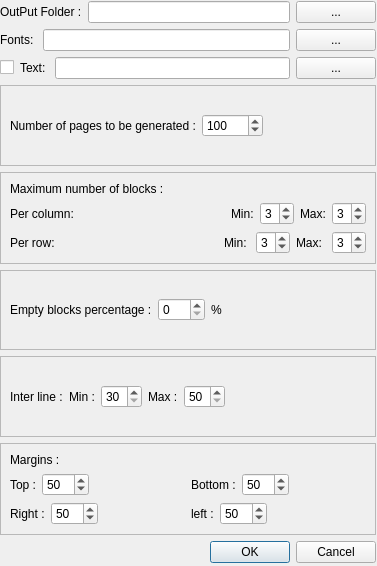
<?xml version="1.0" encoding="UTF-8"?>
<ui version="4.0">
 <class>RandomDocumentParametersDialog</class>
 <widget class="QDialog" name="RandomDocumentParametersDialog">
  <property name="geometry">
   <rect>
    <x>0</x>
    <y>0</y>
    <width>377</width>
    <height>566</height>
   </rect>
  </property>
  <property name="windowTitle">
   <string>Dialog</string>
  </property>
  <property name="styleSheet">
   <string notr="true">/*QFrame 
{
	border-style: solid;
	border: 2px solid gray;
	border-radius: 7px;
}

QLabel
{
	min-width : 7em;
	color : white;
	border: none;
}

#RandomDocumentParametersDialog
{
background-color: rgb(78, 78, 78);
}

QPushButton 
{
      border-radius: 6px;
      background-color: qlineargradient(x1: 0, y1: 0, x2: 0, y2: 1,
                                           stop: 0 #f6f7fa, stop: 1 #dadbde);
      min-width: 80px;
}
QPushButton:pressed {
   background-color: qlineargradient(x1: 0, y1: 0, x2: 0, y2: 1,
                                           stop: 0 #dadbde, stop: 1 #f6f7fa);
}*/
</string>
  </property>
  <widget class="QWidget" name="layoutWidget">
   <property name="geometry">
    <rect>
     <x>0</x>
     <y>1</y>
     <width>376</width>
     <height>562</height>
    </rect>
   </property>
   <layout class="QVBoxLayout" name="verticalLayout_3">
    <item>
     <layout class="QHBoxLayout" name="horizontalLayout">
      <item>
       <widget class="QLabel" name="outPutFolderLabel">
        <property name="text">
         <string>OutPut Folder :</string>
        </property>
       </widget>
      </item>
      <item>
       <widget class="QLineEdit" name="outPutFolderLine">
        <property name="enabled">
         <bool>true</bool>
        </property>
       </widget>
      </item>
      <item>
       <widget class="QPushButton" name="outPutFolderButton">
        <property name="text">
         <string>...</string>
        </property>
       </widget>
      </item>
     </layout>
    </item>
    <item>
     <layout class="QHBoxLayout" name="horizontalLayout_12">
      <item>
       <widget class="QLabel" name="fontListLabel">
        <property name="text">
         <string>Fonts: </string>
        </property>
       </widget>
      </item>
      <item>
       <widget class="QLineEdit" name="fontListLine">
        <property name="enabled">
         <bool>true</bool>
        </property>
       </widget>
      </item>
      <item>
       <widget class="QPushButton" name="fontListButton">
        <property name="text">
         <string>...</string>
        </property>
       </widget>
      </item>
     </layout>
    </item>
    <item>
     <layout class="QHBoxLayout" name="horizontalLayout_2">
      <item>
       <widget class="QCheckBox" name="textCheckBox">
        <property name="text">
         <string/>
        </property>
        <property name="checked">
         <bool>false</bool>
        </property>
       </widget>
      </item>
      <item>
       <widget class="QLabel" name="textLabel">
        <property name="text">
         <string>Text: </string>
        </property>
       </widget>
      </item>
      <item>
       <widget class="QLineEdit" name="textLineEdit"/>
      </item>
      <item>
       <widget class="QPushButton" name="textButton">
        <property name="text">
         <string>...</string>
        </property>
       </widget>
      </item>
     </layout>
    </item>
    <item>
     <widget class="QFrame" name="frame_5">
      <property name="sizePolicy">
       <sizepolicy hsizetype="Preferred" vsizetype="Preferred">
        <horstretch>0</horstretch>
        <verstretch>0</verstretch>
       </sizepolicy>
      </property>
      <property name="frameShape">
       <enum>QFrame::StyledPanel</enum>
      </property>
      <property name="frameShadow">
       <enum>QFrame::Raised</enum>
      </property>
      <layout class="QHBoxLayout" name="horizontalLayout_10">
       <item>
        <layout class="QHBoxLayout" name="horizontalLayout_13">
         <item>
          <widget class="QLabel" name="nbPages">
           <property name="text">
            <string>Number of pages to be generated :</string>
           </property>
          </widget>
         </item>
         <item>
          <widget class="QSpinBox" name="nbPagesSpinBox">
           <property name="minimum">
            <number>1</number>
           </property>
           <property name="maximum">
            <number>10000</number>
           </property>
           <property name="singleStep">
            <number>1</number>
           </property>
           <property name="value">
            <number>100</number>
           </property>
          </widget>
         </item>
         <item>
          <spacer name="horizontalSpacer_10">
           <property name="orientation">
            <enum>Qt::Horizontal</enum>
           </property>
           <property name="sizeHint" stdset="0">
            <size>
             <width>40</width>
             <height>20</height>
            </size>
           </property>
          </spacer>
         </item>
        </layout>
       </item>
      </layout>
     </widget>
    </item>
    <item>
     <widget class="QFrame" name="frame_2">
      <property name="sizePolicy">
       <sizepolicy hsizetype="Preferred" vsizetype="Preferred">
        <horstretch>0</horstretch>
        <verstretch>0</verstretch>
       </sizepolicy>
      </property>
      <property name="frameShape">
       <enum>QFrame::StyledPanel</enum>
      </property>
      <property name="frameShadow">
       <enum>QFrame::Raised</enum>
      </property>
      <layout class="QHBoxLayout" name="horizontalLayout_11">
	<item>
	  
        <layout class="QVBoxLayout" name="verticalLayout_2">
         <item>
          <widget class="QLabel" name="maxNbBlocksLabel">
           <property name="text">
            <string>Maximum number of blocks :</string>
           </property>
          </widget>
         </item>
         <item>
          <layout class="QHBoxLayout" name="horizontalLayout_4">
           <item>
            <widget class="QLabel" name="label">
             <property name="text">
              <string>Per column: </string>
             </property>
            </widget>
           </item>
           <item>
            <spacer name="horizontalSpacer_2">
             <property name="orientation">
              <enum>Qt::Horizontal</enum>
             </property>
             <property name="sizeHint" stdset="0">
              <size>
               <width>40</width>
               <height>20</height>
              </size>
             </property>
            </spacer>
           </item>	   
           <item>
            <widget class="QLabel" name="labelMin">
             <property name="text">
              <string>Min:</string>
             </property>
            </widget>
           </item>
           <item>
            <widget class="QSpinBox" name="nbBlocksPerColSpinBoxMin">
             <property name="maximum">
              <number>5</number>
             </property>
             <property name="value">
              <number>3</number>
             </property>
            </widget>
           </item>
           <item>
            <widget class="QLabel" name="labelMax">
             <property name="text">
               <string>Max:</string>
             </property>
            </widget>
           </item>
           <item>
            <widget class="QSpinBox" name="nbBlocksPerColSpinBoxMax">
             <property name="maximum">
              <number>5</number>
             </property>
             <property name="value">
              <number>3</number>
             </property>
            </widget>
           </item>
          </layout>
	 </item>
	 <item>
	  <layout class="QHBoxLayout" name="horizontalLayout_4b">
           <item>
            <widget class="QLabel" name="label_2">
             <property name="text">
              <string>Per row: </string>
             </property>
            </widget>
           </item>
           <item>
            <spacer name="horizontalSpacer_2b">
             <property name="orientation">
              <enum>Qt::Horizontal</enum>
             </property>
             <property name="sizeHint" stdset="0">
              <size>
               <width>40</width>
               <height>20</height>
              </size>
             </property>
            </spacer>
           </item>	   
           <item>
            <widget class="QLabel" name="label_2Min">
             <property name="text">
              <string>Min: </string>
             </property>
            </widget>
           </item>
           <item>
            <widget class="QSpinBox" name="nbBlocksPerRowSpinBoxMin">
             <property name="maximum">
              <number>5</number>
             </property>
             <property name="value">
              <number>3</number>
             </property>
            </widget>
           </item>
           <item>
            <widget class="QLabel" name="label_2Max">
             <property name="text">
              <string>Max: </string>
             </property>
            </widget>
           </item>
           <item>
            <widget class="QSpinBox" name="nbBlocksPerRowSpinBoxMax">
             <property name="maximum">
              <number>5</number>
             </property>
             <property name="value">
              <number>3</number>
             </property>
            </widget>
           </item>
          </layout>
         </item>
        </layout>
       </item>
      </layout>
     </widget>
    </item>
    <item>
     <widget class="QFrame" name="frame_3">
      <property name="sizePolicy">
       <sizepolicy hsizetype="Preferred" vsizetype="Preferred">
        <horstretch>0</horstretch>
        <verstretch>0</verstretch>
       </sizepolicy>
      </property>
      <property name="frameShape">
       <enum>QFrame::StyledPanel</enum>
      </property>
      <property name="frameShadow">
       <enum>QFrame::Raised</enum>
      </property>
      <layout class="QHBoxLayout" name="horizontalLayout_14">
       <item>
        <layout class="QHBoxLayout" name="horizontalLayout_5">
         <item>
          <widget class="QLabel" name="label_3">
           <property name="text">
            <string>Empty blocks percentage :</string>
           </property>
          </widget>
         </item>
         <item>
          <widget class="QSpinBox" name="percentOfEmptyBlocksSpinBox">
           <property name="minimum">
            <number>0</number>
           </property>
           <property name="maximum">
            <number>100</number>
           </property>
           <property name="singleStep">
            <number>1</number>
           </property>
          </widget>
         </item>
         <item>
          <widget class="QLabel" name="label_4">
           <property name="text">
            <string>%</string>
           </property>
          </widget>
         </item>
         <item>
          <spacer name="horizontalSpacer_3">
           <property name="orientation">
            <enum>Qt::Horizontal</enum>
           </property>
           <property name="sizeHint" stdset="0">
            <size>
             <width>40</width>
             <height>20</height>
            </size>
           </property>
          </spacer>
         </item>
        </layout>
       </item>
      </layout>
     </widget>
    </item>
    <item>
     <widget class="QFrame" name="frame_4">
      <property name="sizePolicy">
       <sizepolicy hsizetype="Preferred" vsizetype="Preferred">
        <horstretch>0</horstretch>
        <verstretch>0</verstretch>
       </sizepolicy>
      </property>
      <property name="frameShape">
       <enum>QFrame::StyledPanel</enum>
      </property>
      <property name="frameShadow">
       <enum>QFrame::Raised</enum>
      </property>
      <layout class="QHBoxLayout" name="horizontalLayout_15">
       <item>
        <layout class="QHBoxLayout" name="horizontalLayout_3">
         <item>
          <widget class="QLabel" name="label_5">
           <property name="text">
            <string>Inter line :</string>
           </property>
          </widget>
         </item>
         <item>
          <widget class="QLabel" name="label_6">
           <property name="text">
            <string>Min :</string>
           </property>
          </widget>
         </item>
         <item>
          <widget class="QSpinBox" name="lineSpacingMinSpinBox">
           <property name="minimum">
            <number>30</number>
           </property>
           <property name="maximum">
            <number>60</number>
           </property>
          </widget>
         </item>
         <item>
          <widget class="QLabel" name="label_7">
           <property name="text">
            <string>Max :</string>
           </property>
          </widget>
         </item>
         <item>
          <widget class="QSpinBox" name="lineSpacingMaxSpinBox">
           <property name="minimum">
            <number>50</number>
           </property>
           <property name="maximum">
            <number>70</number>
           </property>
          </widget>
         </item>
         <item>
          <spacer name="horizontalSpacer_4">
           <property name="orientation">
            <enum>Qt::Horizontal</enum>
           </property>
           <property name="sizeHint" stdset="0">
            <size>
             <width>40</width>
             <height>20</height>
            </size>
           </property>
          </spacer>
         </item>
        </layout>
       </item>
      </layout>
     </widget>
    </item>
    <item>
     <widget class="QFrame" name="frame">
      <property name="sizePolicy">
       <sizepolicy hsizetype="Preferred" vsizetype="Preferred">
        <horstretch>0</horstretch>
        <verstretch>0</verstretch>
       </sizepolicy>
      </property>
      <property name="frameShape">
       <enum>QFrame::StyledPanel</enum>
      </property>
      <property name="frameShadow">
       <enum>QFrame::Raised</enum>
      </property>
      <layout class="QHBoxLayout" name="horizontalLayout_16">
       <item>
        <layout class="QVBoxLayout" name="verticalLayout">
         <item>
          <widget class="QLabel" name="margeLabel">
           <property name="text">
            <string>Margins :</string>
           </property>
          </widget>
         </item>
         <item>
          <layout class="QGridLayout" name="gridLayout">
           <item row="0" column="0">
            <layout class="QHBoxLayout" name="horizontalLayout_6">
             <item>
              <widget class="QLabel" name="label_12">
               <property name="text">
                <string>Top :</string>
               </property>
              </widget>
             </item>
             <item>
              <widget class="QSpinBox" name="topMarginSpinBox">
               <property name="maximum">
                <number>100</number>
               </property>
               <property name="singleStep">
                <number>1</number>
               </property>
               <property name="value">
                <number>50</number>
               </property>
              </widget>
             </item>
             <item>
              <spacer name="horizontalSpacer_8">
               <property name="orientation">
                <enum>Qt::Horizontal</enum>
               </property>
               <property name="sizeHint" stdset="0">
                <size>
                 <width>40</width>
                 <height>20</height>
                </size>
               </property>
              </spacer>
             </item>
            </layout>
           </item>
           <item row="0" column="1">
            <layout class="QHBoxLayout" name="horizontalLayout_8">
             <item>
              <widget class="QLabel" name="label_11">
               <property name="text">
                <string>Bottom :</string>
               </property>
              </widget>
             </item>
             <item>
              <widget class="QSpinBox" name="bottomMarginSpinBox">
               <property name="maximum">
                <number>100</number>
               </property>
               <property name="singleStep">
                <number>1</number>
               </property>
               <property name="value">
                <number>50</number>
               </property>
              </widget>
             </item>
             <item>
              <spacer name="horizontalSpacer_7">
               <property name="orientation">
                <enum>Qt::Horizontal</enum>
               </property>
               <property name="sizeHint" stdset="0">
                <size>
                 <width>40</width>
                 <height>20</height>
                </size>
               </property>
              </spacer>
             </item>
            </layout>
           </item>
           <item row="1" column="0">
            <layout class="QHBoxLayout" name="horizontalLayout_7">
             <item>
              <widget class="QLabel" name="label_10">
               <property name="text">
                <string>Right :</string>
               </property>
              </widget>
             </item>
             <item>
              <widget class="QSpinBox" name="rightMarginSpinBox">
               <property name="maximum">
                <number>100</number>
               </property>
               <property name="singleStep">
                <number>1</number>
               </property>
               <property name="value">
                <number>50</number>
               </property>
              </widget>
             </item>
             <item>
              <spacer name="horizontalSpacer_6">
               <property name="orientation">
                <enum>Qt::Horizontal</enum>
               </property>
               <property name="sizeHint" stdset="0">
                <size>
                 <width>40</width>
                 <height>20</height>
                </size>
               </property>
              </spacer>
             </item>
            </layout>
           </item>
           <item row="1" column="1">
            <layout class="QHBoxLayout" name="horizontalLayout_9">
             <item>
              <widget class="QLabel" name="label_9">
               <property name="text">
                <string>left :</string>
               </property>
              </widget>
             </item>
             <item>
              <widget class="QSpinBox" name="leftMarginSpinBox">
               <property name="maximum">
                <number>100</number>
               </property>
               <property name="singleStep">
                <number>1</number>
               </property>
               <property name="value">
                <number>50</number>
               </property>
              </widget>
             </item>
             <item>
              <spacer name="horizontalSpacer_5">
               <property name="orientation">
                <enum>Qt::Horizontal</enum>
               </property>
               <property name="sizeHint" stdset="0">
                <size>
                 <width>40</width>
                 <height>20</height>
                </size>
               </property>
              </spacer>
             </item>
            </layout>
           </item>
          </layout>
         </item>
        </layout>
       </item>
      </layout>
     </widget>
    </item>
    <item>
     <widget class="QDialogButtonBox" name="buttonBox">
      <property name="orientation">
       <enum>Qt::Horizontal</enum>
      </property>
      <property name="standardButtons">
       <set>QDialogButtonBox::Cancel|QDialogButtonBox::Ok</set>
      </property>
     </widget>
    </item>
   </layout>
  </widget>
 </widget>
 <resources/>
 <connections>
  <connection>
   <sender>buttonBox</sender>
   <signal>accepted()</signal>
   <receiver>RandomDocumentParametersDialog</receiver>
   <slot>accept()</slot>
   <hints>
    <hint type="sourcelabel">
     <x>248</x>
     <y>254</y>
    </hint>
    <hint type="destinationlabel">
     <x>157</x>
     <y>274</y>
    </hint>
   </hints>
  </connection>
  <connection>
   <sender>buttonBox</sender>
   <signal>rejected()</signal>
   <receiver>RandomDocumentParametersDialog</receiver>
   <slot>reject()</slot>
   <hints>
    <hint type="sourcelabel">
     <x>316</x>
     <y>260</y>
    </hint>
    <hint type="destinationlabel">
     <x>286</x>
     <y>274</y>
    </hint>
   </hints>
  </connection>
 </connections>
</ui>
